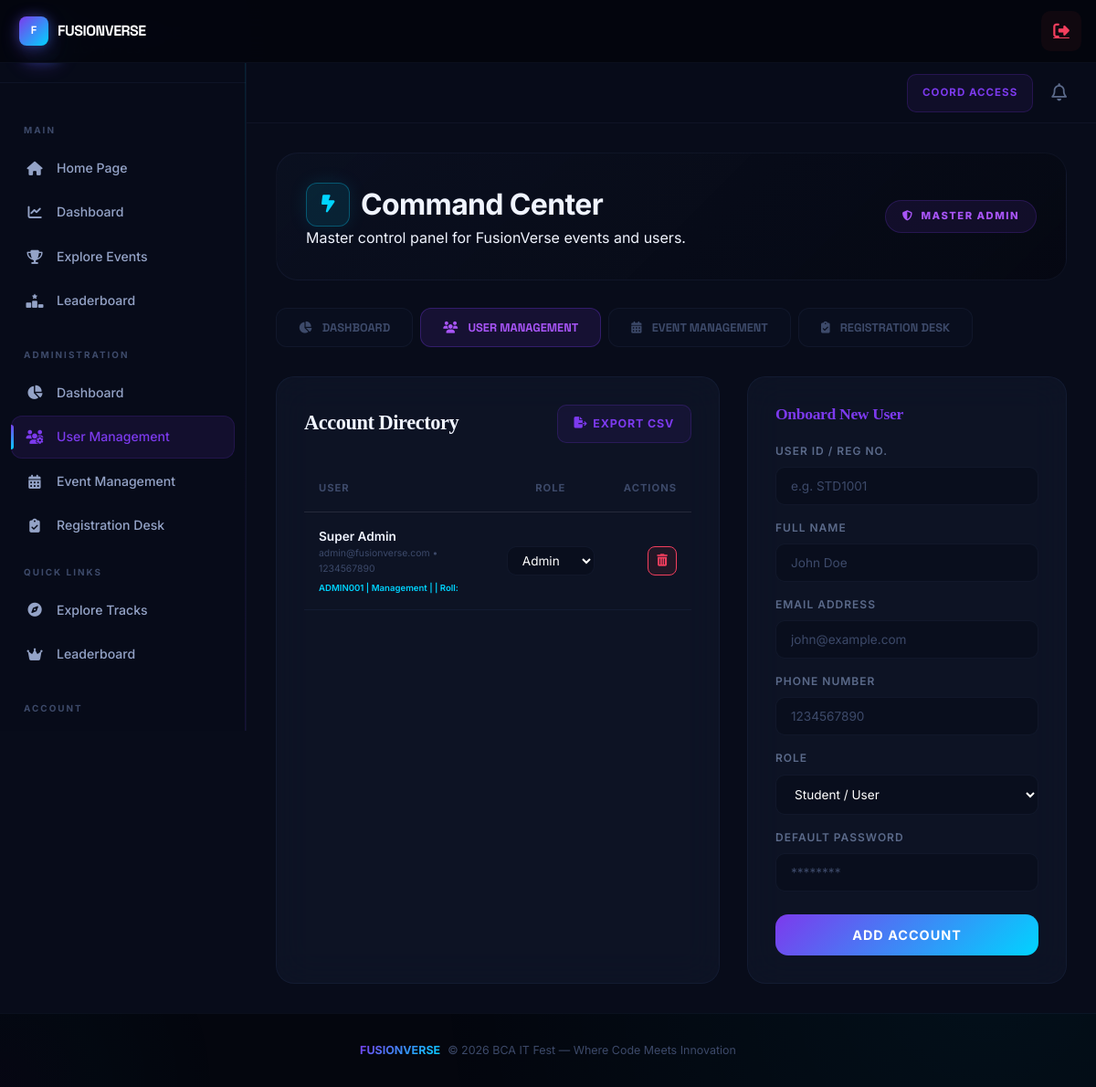
The app's page /admin.php?tab=users (signed in) with its own data.
### tables this page shows
CREATE TABLE IF NOT EXISTS `users` (
  `id` int(11) NOT NULL AUTO_INCREMENT,
  `user_id` varchar(20) NOT NULL,
  `name` varchar(255) NOT NULL,
  `email` varchar(255) NOT NULL,
  `phone` varchar(20) NOT NULL,
  `course` varchar(255) NOT NULL,
  `password` varchar(255) NOT NULL,
  `role` enum('student','coordinator', 'admin') DEFAULT 'student',
  `created_at` timestamp NOT NULL DEFAULT CURRENT_TIMESTAMP,
  PRIMARY KEY (`id`),
  UNIQUE KEY `user_id` (`user_id`),
  UNIQUE KEY `email` (`email`)
);

### admin.php (the view, shortened to what this page needs)
<?php
include 'includes/header.php';
$all_users = $pdo->query("SELECT * FROM users ORDER BY role DESC, name")->fetchAll();
?>
<div class="admin-main-wrapper">
    <div class="dashboard-header-modern">
        <div class="header-content">
            <h1 style="display: flex; align-items: center; gap: 12px;">
                <div class="admin-icon-glow"><i class="fa-solid fa-bolt-lightning"></i></div>
                Command Center
            </h1>
            <p>Master control panel for FusionVerse events and users.</p>
        </div>
        <div class="header-status-badge">
            <i class="fa-solid fa-shield-halved"></i> MASTER ADMIN
        </div>
    </div>
    <div class="tab-container">
        <button onclick="showTab('dashboard')" class="tab-btn active" id="tab-dashboard"><i
                class="fa-solid fa-chart-pie" style="margin-right: 8px;"></i> DASHBOARD</button>
        <button onclick="showTab('users')" class="tab-btn" id="tab-users"><i class="fa-solid fa-users"
                style="margin-right: 8px;"></i> USER MANAGEMENT</button>
        <button onclick="showTab('events')" class="tab-btn" id="tab-events"><i class="fa-solid fa-calendar-alt"
                style="margin-right: 8px;"></i> EVENT MANAGEMENT</button>
        <button onclick="showTab('regs')" class="tab-btn" id="tab-regs"><i class="fa-solid fa-clipboard-check"
                style="margin-right: 8px;"></i> REGISTRATION DESK</button>
    </div>
    <div id="content-users" class="admin-tab-content" style="display: none;">
        <div style="display: grid; grid-template-columns: 1fr 350px; gap: 30px;">
            <div class="glass-panel-dash" style="padding: 30px;">
                <div style="display: flex; justify-content: space-between; align-items: center; margin-bottom: 25px;">
                    <h2 style="font-family: 'Outfit'; font-size: 1.4rem; margin: 0;">Account Directory</h2>
                    <a href="export_data.php?type=users" class="btn-coord" style="text-decoration: none;">
                        <i class="fa-solid fa-file-export"></i> EXPORT CSV
                    </a>
                </div>
                <div style="overflow-x: auto;">
                    <table class="modern-table">
                        <thead>
                            <tr>
                                <th>USER</th>
                                <th style="text-align: center;">ROLE</th>
                                <th style="text-align: right;">ACTIONS</th>
                            </tr>
                        </thead>
                        <tbody>
                            <?php foreach ($all_users as $u): ?>
                                <tr>
                                    <td data-label="User">
                                        <div style="font-weight: 600;"><?= htmlspecialchars($u['name']) ?></div>
                                        <div style="font-size: 0.65rem; color: var(--text-dim);"><?= $u['email'] ?> • <?= $u['phone'] ?></div>
                                        <div style="font-size: 0.6rem; color: var(--accent-1); margin-top: 4px; font-weight: 600;">
                                            <?= $u['user_id'] ?> | <?= $u['course'] ?> | <?= $u['year'] ?> | Roll: <?= $u['roll_no'] ?>
                                        </div>
                                    </td>
                                    <td style="text-align: center;" data-label="Role">
                                        <form method="POST">
                                            <select name="role" onchange="this.form.submit()" class="modern-select"
                                                style="padding: 6px 12px; width: auto; display: inline-block;">
                                                <option value="admin" <?= $u['role'] == 'admin' ? 'selected' : '' ?>>Admin
                                                </option>
                                            </select>
                                        </form>
                                    </td>
                                    <td style="text-align: right;" data-label="Actions">
                                        <form method="POST" onsubmit="return confirm('Delete user?');">
                                            <button type="submit" class="btn-icon-danger" title="Delete User"><i
                                                    class="fa-solid fa-trash-can"></i></button>
                                        </form>
                                    </td>
                                </tr>
                            <?php endforeach; ?>
                        </tbody>
                    </table>
                </div>
            </div>
            <div class="glass-panel-dash" style="padding: 30px;">
                <h3 style="font-family: 'Outfit'; font-size: 1.1rem; color: var(--primary); margin-bottom: 20px;">
                    Onboard New User</h3>
                <form method="POST">
                    <div class="form-group" style="margin-bottom: 15px;"><label class="modern-label">User ID / Reg
                            No.</label><input type="text" name="user_id" class="modern-input" required
                            placeholder="e.g. STD1001"></div>
                    <div class="form-group" style="margin-bottom: 15px;"><label class="modern-label">Full
                            Name</label><input type="text" name="name" class="modern-input" required
                            placeholder="John Doe"></div>
                    <div class="form-group" style="margin-bottom: 15px;"><label class="modern-label">Email
                            Address</label><input type="email" name="email" class="modern-input" required
                            placeholder="john@example.com"></div>
                    <div class="form-group" style="margin-bottom: 15px;"><label class="modern-label">Phone
                            Number</label><input type="text" name="phone" class="modern-input" required
                            placeholder="1234567890"></div>
                    <div class="form-group" style="margin-bottom: 15px;"><label class="modern-label">Role</label><select
                            name="role" class="modern-select">
                            <option value="student">Student / User</option>
                        </select></div>
                    <div class="form-group" style="margin-bottom: 25px;"><label class="modern-label">Default
                            Password</label><input type="password" name="password" class="modern-input" required
                            placeholder="********"></div>
                    <button type="submit" class="btn-start-dash">ADD ACCOUNT</button>
                </form>
            </div>
        </div>
    </div>
    </div>
</div>
<?php include 'includes/footer.php'; ?>

### assets/css/styles.css (style rules this page uses)
:root { --accent-1: #00d4ff; --accent-2: #7c3aed; --accent-3: #10b981; --accent-4: #f472b6; --accent-5: #fbbf24; --bg-void: #04060e; --bg-deep: #080c1a; --bg-surface: #0f1629; --bg-elevated: #151d35; --bg-card: rgba(15, 22, 41, 0.75); --bg-glass: rgba(15, 22, 41, 0.45); --text-primary: #f0f4ff; --text-secondary: #94a3c7; --text-muted: #5b6a8a; --text-dim: #3d4a6a; --border: rgba(100, 130, 200, 0.08); --border-bright: rgba(100, 130, 200, 0.18); --border-glow: rgba(0, 212, 255, 0.25); --success: #10b981; --warning: #fbbf24; --danger: #f43f5e; --primary: #7c3aed; --primary-glow: rgba(124, 58, 237, 0.35); --secondary: #00d4ff; --sidebar-width: 270px; --header-height: 66px; --grad-primary: linear-gradient(135deg, #7c3aed, #00d4ff); --grad-warm: linear-gradient(135deg, #f472b6, #7c3aed); --grad-cool: linear-gradient(135deg, #00d4ff, #10b981); --grad-surface: linear-gradient(145deg, rgba(15, 22, 41, 0.9), rgba(8, 12, 26, 0.98)); }
*, *::before, *::after { margin: 0; padding: 0; box-sizing: border-box; }
html { scroll-behavior: smooth; -webkit-tap-highlight-color: transparent; }
body { background-color: var(--bg-void); color: var(--text-primary); font-family: 'Inter', -apple-system, BlinkMacSystemFont, sans-serif; overflow-x: hidden; min-height: 100vh; line-height: 1.6; -webkit-font-smoothing: antialiased; -moz-osx-font-smoothing: grayscale; }
h1, h2, h3, h4 { font-family: 'Space Grotesk', sans-serif; letter-spacing: -0.02em; line-height: 1.2; }
body::before { content: ''; position: fixed; top: -50%; left: -50%; width: 200%; height: 200%; z-index: -1; background-image: radial-gradient(2px 2px at 20% 30%, rgba(0, 212, 255, 0.25), transparent), radial-gradient(2px 2px at 40% 70%, rgba(124, 58, 237, 0.2), transparent), radial-gradient(1.5px 1.5px at 60% 20%, rgba(16, 185, 129, 0.2), transparent), radial-gradient(1.5px 1.5px at 80% 60%, rgba(244, 114, 182, 0.15), transparent), radial-gradient(1px 1px at 30% 55%, rgba(0, 212, 255, 0.15), transparent), radial-gradient(1px 1px at 70% 85%, rgba(124, 58, 237, 0.15), transparent); animation: particleDrift 30s linear infinite; pointer-events: none; }
.form-group { margin-bottom: 22px; }
label { display: block; margin-bottom: 8px; font-size: 0.78rem; color: var(--text-muted); text-transform: uppercase; letter-spacing: 1.5px; font-weight: 600; }
input, select, textarea { width: 100%; padding: 14px 18px; background: rgba(15, 22, 41, 0.6); border: 1px solid var(--border-bright); color: var(--text-primary); border-radius: 12px; outline: none; font-family: 'Inter', sans-serif; font-size: 0.95rem; transition: all 0.3s ease; }
input::placeholder, textarea::placeholder { color: var(--text-dim); }
.glass-panel, .glass-panel-dash { background: var(--bg-card); -webkit-backdrop-filter: blur(20px); backdrop-filter: blur(20px); border: 1px solid var(--border); border-radius: 20px; transition: all 0.35s ease; }
.btn-coord { background: rgba(124, 58, 237, 0.08); border: 1px solid rgba(124, 58, 237, 0.2); color: var(--accent-2); padding: 8px 18px; border-radius: 10px; font-family: 'Inter', sans-serif; font-size: 0.78rem; font-weight: 700; text-transform: uppercase; letter-spacing: 0.8px; cursor: pointer; transition: all 0.3s ease; display: inline-flex; align-items: center; gap: 6px; white-space: nowrap; text-decoration: none; min-height: 42px; }
.btn-start-dash { width: 100%; background: var(--grad-primary); color: white; border: none; padding: 14px; border-radius: 14px; font-weight: 700; font-size: 0.9rem; cursor: pointer; transition: all 0.35s ease; text-transform: uppercase; letter-spacing: 1px; position: relative; overflow: hidden; }
.btn-start-dash::before { content: ''; position: absolute; top: 0; left: -100%; width: 100%; height: 100%; background: linear-gradient(90deg, transparent, rgba(255, 255, 255, 0.1), transparent); transition: left 0.5s; }
.admin-tab-content { transition: opacity 0.35s ease; opacity: 1; }

### records on screen
users: name "Super Admin", email "admin@fusionverse.com", phone "1234567890", user "ADMIN001", course "Management", role "Admin"
